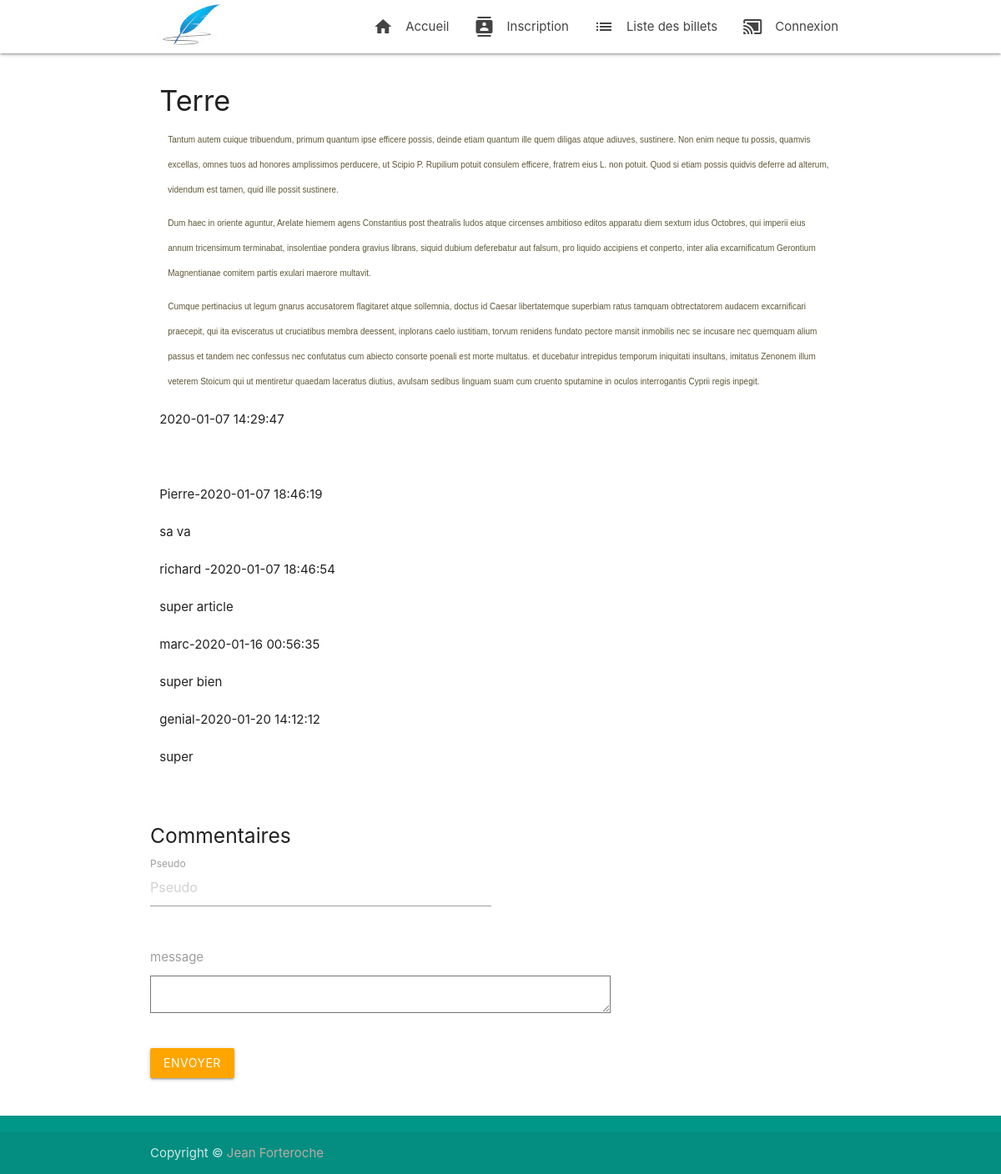
/article.php?id=14, run on the app's committed database.
### tables this page shows
CREATE TABLE IF NOT EXISTS `billet` (
  `id` int(11) NOT NULL AUTO_INCREMENT,
  `titre` varchar(255) NOT NULL,
  `description` text NOT NULL,
  `idUser` int(11) NOT NULL,
  `dateAjout` datetime NOT NULL,
  PRIMARY KEY (`id`),
  KEY `idUser` (`idUser`)
);

CREATE TABLE IF NOT EXISTS `commentaire` (
  `id` int(11) NOT NULL AUTO_INCREMENT,
  `username` varchar(50) NOT NULL,
  `text` text NOT NULL,
  `datecomment` datetime NOT NULL,
  `idbillet` int(11) NOT NULL,
  `flag` tinyint(1) NOT NULL,
  PRIMARY KEY (`id`),
  KEY `idbillet` (`idbillet`)
);

### model/commentModel.php (the view, shortened to what this page needs)
<?php
while($comment =$commentaires->fetch()){
    if(!empty($_SESSION['pseudo'])){
    echo '<p>'. $comment['username']. '-' . $comment['datecomment'].'<p>'.'<p>' .  $comment['text'] .'</p>' .'  <a href="model/reportModel.php?id='.$comment['id'].'">Signaler commentaire</a>
    ';
    }
    else{
        echo '<p>'. $comment['username']. '-' . $comment['datecomment'].'<p>'.'<p>' .  $comment['text'] .'</p>';
    }
}
    ?>

### header.php (shortened to what this page needs)
<!DOCTYPE html>
<html lang="fr">
	<head>
	<link href="css/materialize.css" type="text/css" rel="stylesheet" media="screen,projection"/>
	<link href="css/style.css" type="text/css" rel="stylesheet" media="screen,projection"/>
	</head>
<body>
<nav class="white" role="navigation">
		<div class="nav-wrapper container">
			<a id="logo-container" href="#" class="brand-logo"><img src="img/writter.jpg" alt="writter logo"></a>
			<ul class="right hide-on-med-and-down">
				<li><a href="index.php"><i class="material-icons left">home</i>Accueil</a></li>
				<li><a href="formulaire.php"><i class="material-icons left">contacts</i>Inscription</a></li>
				<li><a href="articles.php"><i class="material-icons left">list</i>Liste des billets</a></li>
				<?php if($_SESSION['pseudo']==""){?>
				<li><a href="connexion.php"><i class="material-icons left">cast_connected</i>Connexion</a></li>
				<?php }else{ ?>
				<li><a href="model/deconnexionModel.php"><i class="material-icons left">cast_connected</i>Deconnexion</a></li>
				<?php } ?>
			</ul>
		</div>
</nav>

### article.php (shortened to what this page needs)
<?php
require_once('header.php');
require_once('model/dbconnect.php');
?>
  <div class="container">
    <div class="section">
      <div class="row">
        <div class="col s12 m12">
<?php
require_once('model/articleModel.php');
?>
         </div>
      </div>
    </div>
  </div>
<form class=" container col m8 s12" method="POST" action=""><h5>Commentaires</h2>
      <div class="row">
        <div class="input-field col m6 s6 ">
          <label for="first_name">Pseudo</label>
          <input placeholder="Pseudo" id="first_name" name="Pseudo" type="text" class="validate">
        </div>
        <div class="input-field col m8 s6">
          <label for="last_name">message</label><br></br>
          <textarea id="last_name" type="text" name="message"></textarea>
        </div>
      </div>
  <input type="submit" id ="btninsert" class="btn btn-success mr-2 ml-2" value="Envoyer">
</form><br></br>
<?php require_once('footer.php');
?>
</body>
</html>

### model/articleModel.php (shortened to what this page needs)
<?php
$id=$_GET['id'];
$billet =$bdd->query("SELECT  * FROM billet WHERE id=$id");
$commentaires =$bdd->query("SELECT  * FROM commentaire WHERE idbillet=$id");
while ($data =$billet->fetch()){
    echo '<h4>' . $data['titre'].'</h4>'. $data['description'] .'<p>'. $data['dateAjout'].'<p>'.'<br>';
}
include ('model/commentModel.php');
?>

### footer.php (shortened to what this page needs)
<footer class="page-footer teal">
    <div class="footer-copyright">
      <div class="container">
        Copyright © <a class="brown-text text-lighten-3" href="http://materializecss.com">Jean Forteroche</a>
      </div>
    </div>
  </footer>

### css/style.css (style rules this page uses)
nav ul a, nav .brand-logo { color: #444; }
button, html [type="button"], [type="reset"], [type="submit"] { -webkit-appearance: button; color: white; background-color: orange; }
p { line-height: 2rem; }
footer.page-footer { margin: 0; }

### data on the page
billet: titre "Terre", description "Tantum autem cuique tribuendum, primum quantum ipse efficere possis, deinde etiam quantum ille quem diligas atque adiuves, sustinere. Non enim neque tu possis, quamvis excellas, omnes tuos ad honores amplissimos perducere, ut Scipio P. Rupilium potuit consulem efficere, fratrem eius L. non potuit. Quod si etiam possis quidvis deferre ad alterum, videndum est tamen, quid ille possit sustinere. Dum haec in oriente aguntur, Arelate hiemem agens Constantius post theatralis ludos atque circenses ambitioso editos apparatu diem sextum idus Octobres, qui imperii eius annum tricensimum terminabat, insolentiae pondera gravius librans, siquid dubium deferebatur aut falsum, pro liquido accipiens et…", dateAjout "2020-01-07 14:29:47"
commentaire: username "Pierre", datecomment "2020-01-07 18:46:19", text "sa va"
commentaire: username "richard", datecomment "2020-01-07 18:46:54", text "super article"
commentaire: username "marc", datecomment "2020-01-16 00:56:35", text "super bien"
commentaire: username "genial", datecomment "2020-01-20 14:12:12", text "super"
